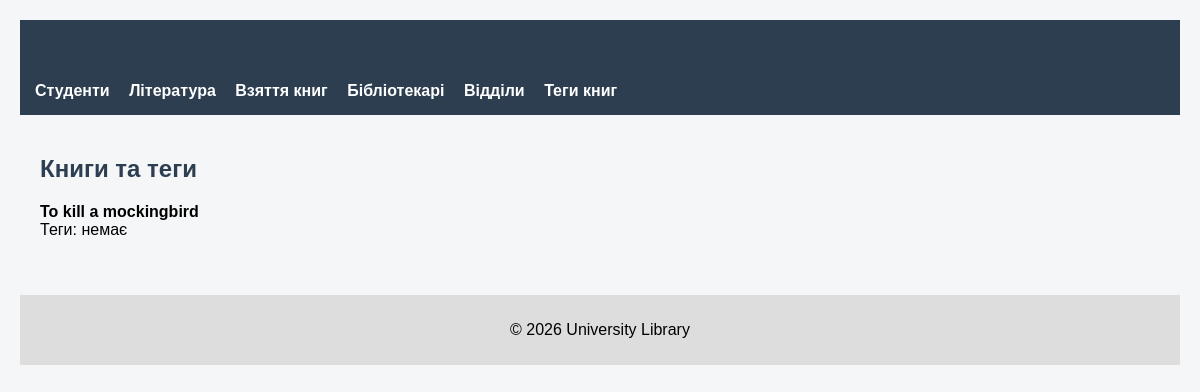
The page /tags/ on the database as committed earlier.
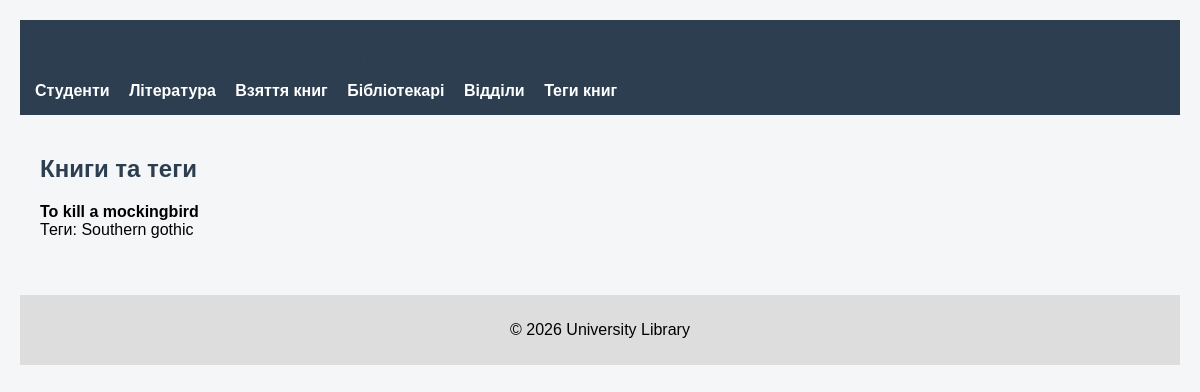
The same page on the database as committed later.
### library/models.py (models this page shows, shortened)
class Literature(models.Model):
    title = models.CharField(max_length=255)
    genre = models.CharField(max_length=100)
    author = models.CharField(max_length=150)
    publication_date = models.DateField()
    publication_year = models.PositiveIntegerField()
    tags = models.ManyToManyField(
        BookTag,
        blank=True,
        related_name="books"
    )

class BookTag(models.Model):
    name = models.CharField(max_length=50)

### library/views.py (the view)
# urls.py: path('tags/', tags_view, name='tags'),
def tags_view(request):
    return render(request, 'library/tags.html', {
        'books': Literature.objects.prefetch_related('tags')
    })

### library/templates/library/tags.html
{% extends 'library/base.html' %}
{% block content %}
<h2>Книги та теги</h2>
{% for book in books %}
<p>
    <strong>{{ book.title }}</strong><br>
    Теги:
    {% for tag in book.tags.all %}
        {{ tag.name }}
    {% empty %}
        немає
    {% endfor %}
</p>
{% endfor %}
{% endblock %}

Rows that differ between the two databases and show on the page:
shown differently, row unchanged: Literature "To kill a mockingbird": no longer shows "немає"
added BookTag: name "Southern gothic"
